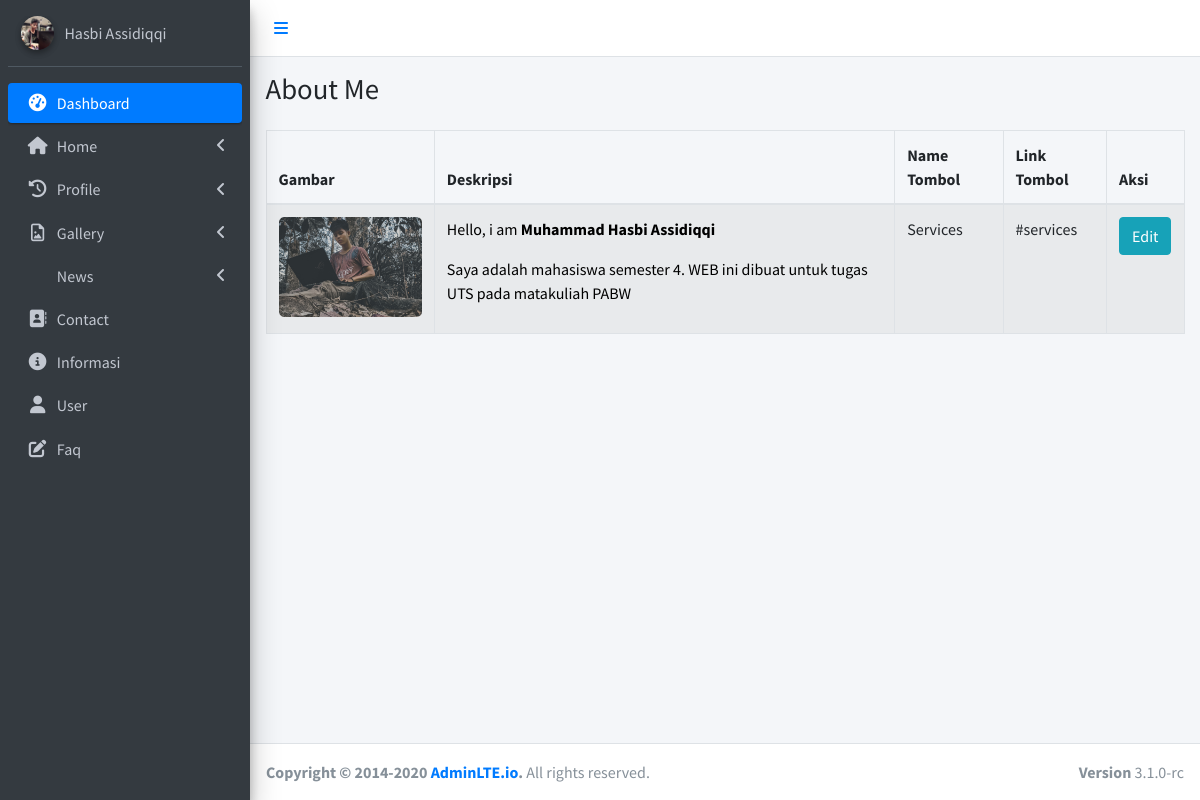
Screenshot of /admin/about-me.php with the database file from the repository.
### tables this page shows
CREATE TABLE `about_me` (
  `id` int(11) NOT NULL,
  `deskripsi` varchar(500) NOT NULL,
  `name_button` varchar(255) NOT NULL,
  `link_button` varchar(225) NOT NULL,
  `gambar` varchar(255) NOT NULL
);

### admin/about-me.php (the view, shortened to what this page needs)
<!DOCTYPE html>
<html lang="en">
<head>
    <?php require_once 'link.php'; ?>
</head>
<body class="hold-transition sidebar-mini layout-fixed">
    <div class="wrapper">
        <?php include 'header.php'; ?>
        <aside class="main-sidebar sidebar-dark-primary elevation-4">
            <div class="sidebar">
                <div class="user-panel mt-3 pb-3 mb-3 d-flex">
                    <div class="image">
                        <img src="images/profile.png" class="img-circle elevation-2" alt="User Image">
                    </div>
                    <div class="info">
                        <a href="#" class="d-block">Hasbi Assidiqqi</a>
                    </div>
                </div>
                <nav class="mt-2">
                    <ul class="nav nav-pills nav-sidebar flex-column" data-widget="treeview" role="menu"
                        data-accordion="false">
                        <li class="nav-item menu-open">
                            <a href="index.php" class="nav-link active">
                                <i class="nav-icon fas fa-tachometer-alt"></i>
                                <p>
                                    Dashboard
                                </p>
                            </a>
                        </li>
                        <li class="nav-item">
                            <a href="#" class="nav-link">
                                <i class="nav-icon fas fa-home"></i>
                                <p>
                                    Home
                                    <i class="fas fa-angle-left right"></i>
                                </p>
                            </a>
                        </li>
                        <li class="nav-item">
                            <a href="#" class="nav-link">
                                <i class="nav-icon fas fa-history"></i>
                                <p>
                                    Profile
                                    <i class="right fas fa-angle-left"></i>
                                </p>
                            </a>
                        </li>
                        <li class="nav-item">
                            <a href="#" class="nav-link">
                                <i class="nav-icon fa fa-file-image-o"></i>
                                <p>
                                    Gallery
                                    <i class="fas fa-angle-left right"></i>
                                </p>
                            </a>
                        </li>
                        <li class="nav-item">
                            <a href="news.php" class="nav-link">
                                <p>
                                    News
                                    <i class="fas fa-angle-left right"></i>
                                </p>
                            </a>
                        </li>
                        <li class="nav-item">
                            <a href="contact.php" class="nav-link">
                                <i class="nav-icon fas fa-address-book"></i>
                                <p>
                                    Contact
                                </p>
                            </a>
                        </li>
                        <li class="nav-item">
                            <a href="information.php" class="nav-link">
                                <i class="nav-icon fas fa fa-info-circle"></i>
                                <p>
                                    Informasi
                                </p>
                            </a>
                        </li>
                        <li class="nav-item">
                            <a href="user.php" class="nav-link">
                                <i class="nav-icon fas fa-user"></i>
                                <p>
                                    User
                                </p>
                            </a>
                        </li>
                        <li class="nav-item">
                            <a href="faq.php" class="nav-link">
                                <i class="nav-icon fas fa-edit"></i>
                                <p>
                                    Faq
                                </p>
                            </a>
                        </li>
                    </ul>
                </nav>
            </div>
        </aside>
        <div class="content-wrapper">
            <div class="content-header">
                <div class="container-fluid">
                    <div class="row mb-2">
                        <div class="col-sm-6">
                            <h1 class="m-0">About Me</h1>
                        </div>
                    </div>
                </div>
            </div>
            <section class="content">
                <div class="container-fluid">
                    <div class="row">
                        <div class="col-md-12">
                            <div class="panel-body">
                                <div class="table-responsive">
                                    <table class="table table-striped table-bordered table-hover">
                                        <thead>
                                            <tr>
                                                <th>Gambar</th>
                                                <th>Deskripsi</th>
                                                <th>Name Tombol</th>
                                                <th>Link Tombol</th>
                                                <th>Aksi</th>
                                            </tr>
                                        </thead>
                                        <tbody>
                                            <?php
                                        $koneksi = koneksiUts();
                                        $data = mysqli_query($koneksi, "SELECT * FROM about_me ORDER BY id ASC");
                                        while ($row = mysqli_fetch_array($data)){
                                        ?>
                                            <tr>
                                                <td><img src="images/<?= $row['gambar'];?>" alt="" height="100px">
                                                </td>
                                                <td><?= $row['deskripsi'];?></td>
                                                <td><?= $row['name_button'];?></td>
                                                <td><?= $row['link_button'];?></td>
                                                <td>
                                                    <a href="update-about-me.php?&id=<?= $row["id"]; ?>"
                                                        class="btn btn-info">Edit</a>
                                                </td>
                                            </tr>
                                            <?php $i++;
                                            }
                                            ?>
                                        </tbody>
                                    </table>
                                </div>
                            </div>
                        </div>
                    </div>
                </div>
            </section>
        </div>
        <?php include 'footer.php'; ?>
    </div>
</body>
</html>

### rows the page displays
about_me: gambar (picture), deskripsi "Hello, i am Muhammad Hasbi Assidiqqi Saya adalah mahasiswa semester 4. WEB ini dibuat untuk tugas UTS pada matakuliah PABW", name_button "Services", link_button "#services"
